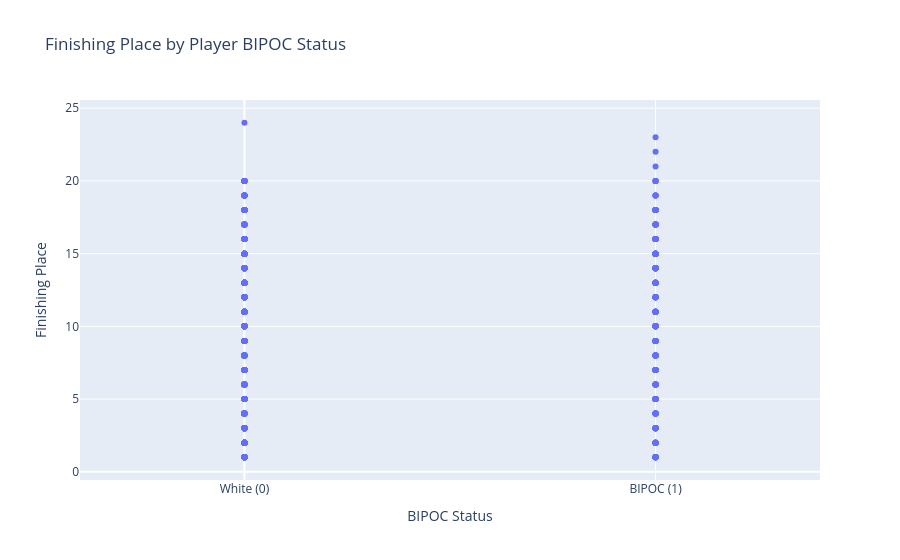

The cell this chart's notebook holds for it:
### Markdown cell above
#### BIPOC and placement

### Code cell
fig = px.scatter(
    df,
    x="bipoc",
    y="place",
    hover_data=["full_name", "season"], # show name and season on hover
    title="Finishing Place by Player BIPOC Status",
    labels={"place": "Finishing Place", "bipoc": "BIPOC Status"}
)

# Force the x-axis to only display ticks at 0 and 1 and label
fig.update_xaxes(
    tickmode="array",
    tickvals=[0, 1],
    ticktext=["White (0)", "BIPOC (1)"], 
    range=[-0.4, 1.4]
)

fig.show()

### Figure 1 — Plotly figure (JSON) as saved in the notebook; plotly's stock layout.template omitted (floating-point values rounded to 4 significant figures; data arrays with more than 128 entries replaced by an {"elided": "..."} marker saying what was removed)
{"data": [{"customdata": {"elided": "917x2 mixed values"}, "hovertemplate": "BIPOC Status=%{x}<br>Finishing Place=%{y}<br>full_name=%{customdata[0]}<br>season=%{customdata[1]}<extra></extra>", "legendgroup": "", "marker": {"color": "#636efa", "symbol": "circle"}, "mode": "markers", "name": "", "orientation": "v", "showlegend": false, "type": "scatter", "x": {"elided": "917 float values"}, "xaxis": "x", "y": {"elided": "917 int values"}, "yaxis": "y"}], "layout": {"legend": {"tracegroupgap": 0}, "title": {"text": "Finishing Place by Player BIPOC Status"}, "xaxis": {"anchor": "y", "domain": [0, 1], "range": [-0.4, 1.4], "tickmode": "array", "ticktext": ["White (0)", "BIPOC (1)"], "tickvals": [0, 1], "title": {"text": "BIPOC Status"}}, "yaxis": {"anchor": "x", "domain": [0, 1], "title": {"text": "Finishing Place"}}}}
